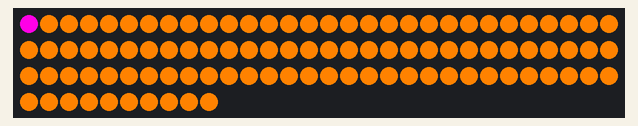
A program run on a simulated Raspberry Pi (BCM pin numbers). Parts: 100 RGB LEDs in strip order, left to right, continuing on the next row. Random numbers come from a fixed seed.

Above: at 0.01 s.
At 9.95 s:
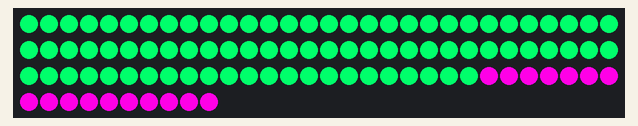
At 19.89 s:
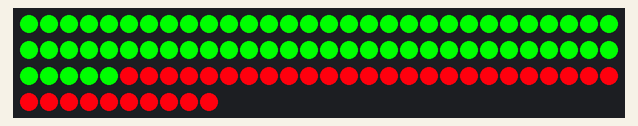
At 24.8 s:
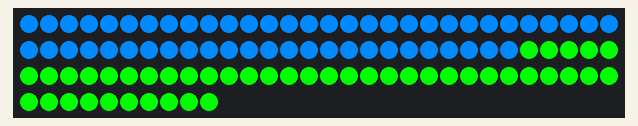
At 29.83 s:
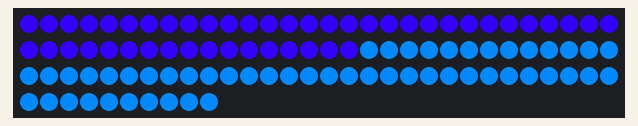
At 39.88 s:
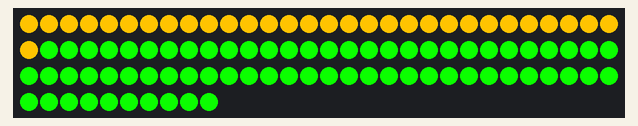

The program:

Rainbow_Runner.py
```python
import board
import neopixel
import random
import time
import numpy as np
from randomColorRainbow import random_color
from settings import num_pixels, pixels

def main():
	#set speed of runner in seconds
	speed = 0.05

	#set all pixels to the same random color
	pixels.fill(random_color())

	#run runner until user breaks loop
	while True:
		runner(speed)

def runner(speed):
	#choose random color
	color = random_color()

	#make the next light change to that color with time delay
	for i in range(num_pixels):
		pixels[i] = color
		pixels.show()
		time.sleep(speed)

main()
```

randomColorRainbow.py
```python
import random
import numpy as np

def random_color():
	num = random.randint(0, 2) #which color is full on

	color = np.array((0, 0, 0)) #create color array
	color[num] = 255 #set full color

	#create Choice Array
	choiceArray = np.array(np.zeros(2))
	j = 0
	for i in range(3):
		if(i != num):
			choiceArray[j] = i
			j += 1

	#pick and set other color
	pos = random.choice(choiceArray) #pick other color
	color[int(pos)] = random.randint(0, 255)


	return color
```

settings.py
```python
import board
import neopixel


#initialize pixels
pixel_pin = board.D18
num_pixels = 100
ORDER = neopixel.RGB
pixels = neopixel.NeoPixel(
    pixel_pin, num_pixels, auto_write=False, pixel_order=ORDER
)
```
